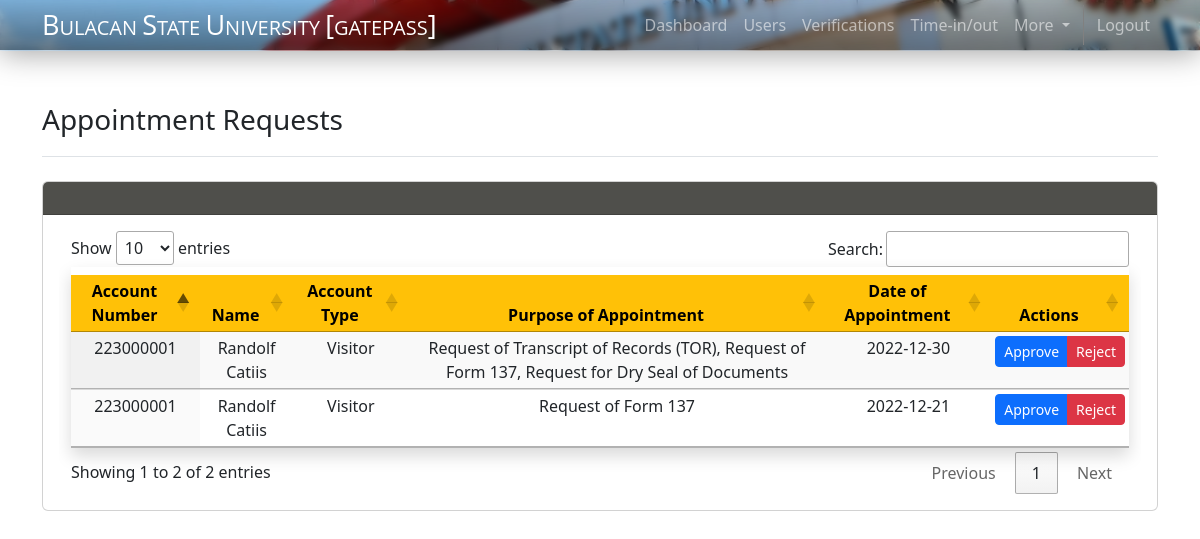
The page /admin/appointment.php (signed in) on the database its author committed.
### tables this page shows
CREATE TABLE `appointment` (
  `id` int(100) NOT NULL,
  `req_id` int(100) NOT NULL,
  `acc_no` int(30) DEFAULT NULL,
  `name` varchar(100) DEFAULT NULL,
  `type` varchar(30) DEFAULT NULL,
  `college` varchar(100) DEFAULT NULL,
  `reason` text DEFAULT NULL,
  `status` varchar(30) DEFAULT NULL,
  `date` date DEFAULT NULL,
  `qr_status` varchar(30) DEFAULT NULL,
  `qr` mediumblob DEFAULT NULL
);

### admin/appointment.php (the view, shortened to what this page needs)
<!DOCTYPE html>
<html lang="en">
<head>
    <link href="https://cdn.jsdelivr.net/npm/bootstrap@5.2.2/dist/css/bootstrap.min.css" rel="stylesheet">
    <link rel="stylesheet" href="../css/navbar.css">
    <link rel="stylesheet" href="https://cdn.datatables.net/1.12.1/css/jquery.dataTables.min.css">
</head>
<body>
    <?php require_once '../includes/navbar-admin.php'; ?>
    <div class="container" style="padding-bottom:20px;">
            <header class="pb-3 mb-4 border-bottom mt-5">
                <div class="d-flex align-items-center text-dark text-decoration-none">
                    <span class="fs-3">Appointment Requests</span>
                </div>
            </header>
            <div class="card">
                <div class="card-header" style="background-color: #4F4F4B; color:white;">
                    <div class="row align-items-center">
                        <div class="col col-sm-8 ps-5 py-2"></div>
                    </div>
                </div>
                <div class="card-body">
                    <div class="container table-responsive">
                        <table class="table pt-2 shadow table-striped table-hover display compact" id="appointmentRequestTable">
                            <thead>
                                <tr class="text-bg-warning"style="background-color: #4F4F4B; color:white;">
                                    <th class="text-center">Account Number</th>
                                    <th class="text-center">Name</th>
                                    <th class="text-center">Account Type</th>
                                    <th class="text-center">Purpose of Appointment</th>
                                    <th class="text-center">Date of Appointment</th>
                                    <th class="text-center">Actions</th>
                                </tr>
                            </thead>
                            <tbody class="text-center">
                                <?php
                                require_once "../function/connect.php";
                                $select = "SELECT * FROM appointment WHERE status = 'pending'";
                                $result = mysqli_query($connect, $select);
                                while ($row = mysqli_fetch_assoc($result)) {
                                    $reqid = $row['req_id'];
                                    echo ("
                                            <tr>
                                                <td>" . $row["acc_no"] . "</td>
                                                <td class='text-capitalize'>" . $row["name"] . "</td>
                                                <td class='text-capitalize'>" . $row["type"] . "</td>
                                                <td>" . $row["reason"] . "</td>
                                                <td>" . $row["date"] . "</td>
                                                <td>
                                                <div class='btn-group' role='group'>
                                                    <button type='button' class='btn btn-primary statusBtn btn-sm' data-status='approve' data-accno='" . $row['acc_no'] . "' data-reqid='" . $reqid . "'>Approve</button>
                                                    <button type='button' class='btn btn-danger statusBtn btn-sm' data-status='reject' data-accno='" . $row['acc_no'] . "' data-reqid='" . $reqid . "'>Reject</button>
                                                </div>
                                                </td>
                                            </tr>");
                                }
                                ?>
                            </tbody>
                        </table>
                    </div>
                </div>
            </div>
        </div>
</body>
</html>

### rows shown on the page
appointment: acc_no "223000001", name "Randolf Catiis", type "Visitor", reason "Request of Transcript of Records (TOR), Request of Form 137, Request for Dry Seal of Documents", date "2022-12-30"
appointment: acc_no "223000001", name "Randolf Catiis", type "Visitor", reason "Request of Form 137", date "2022-12-21"
